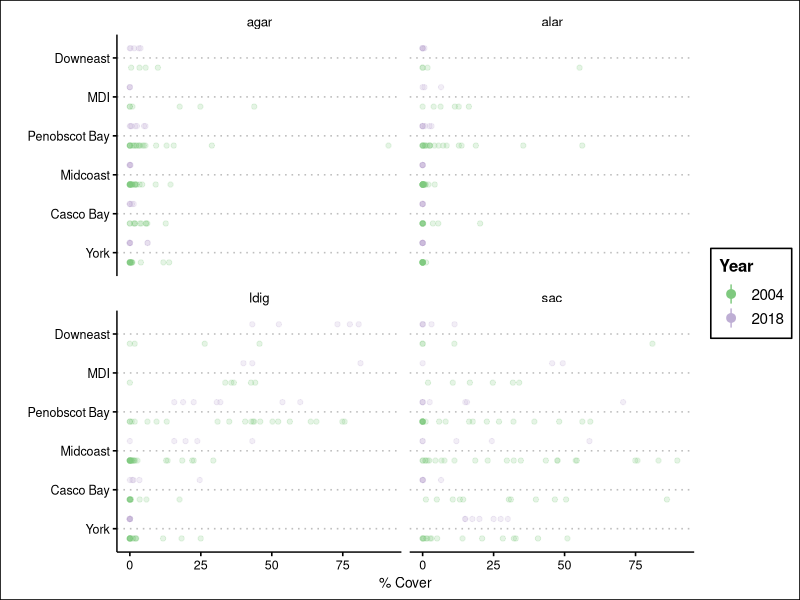
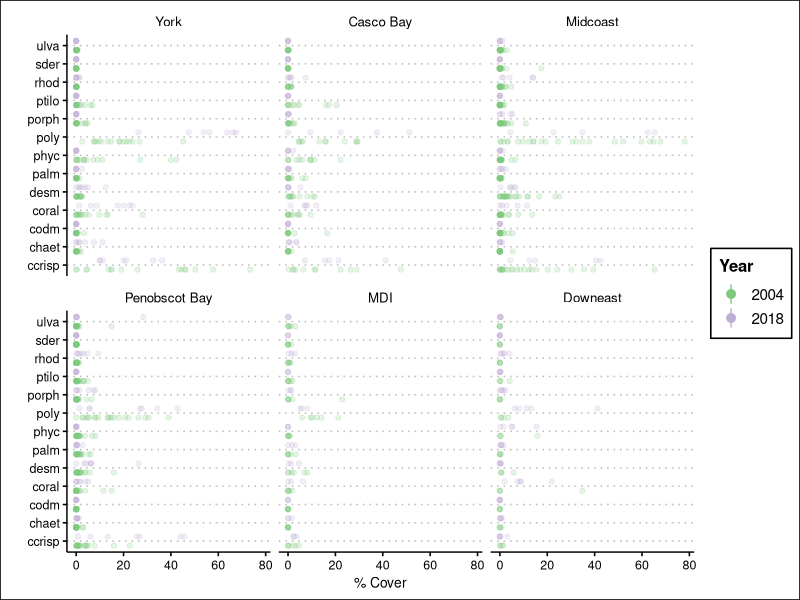
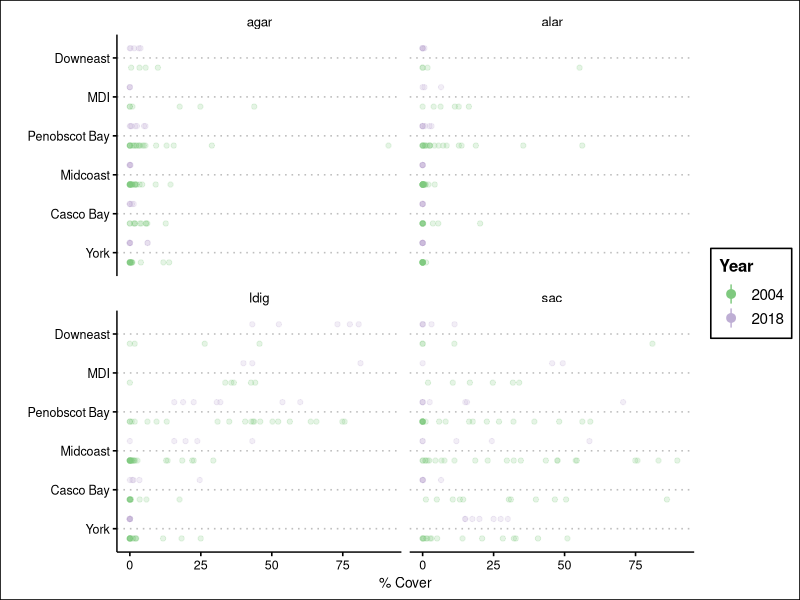
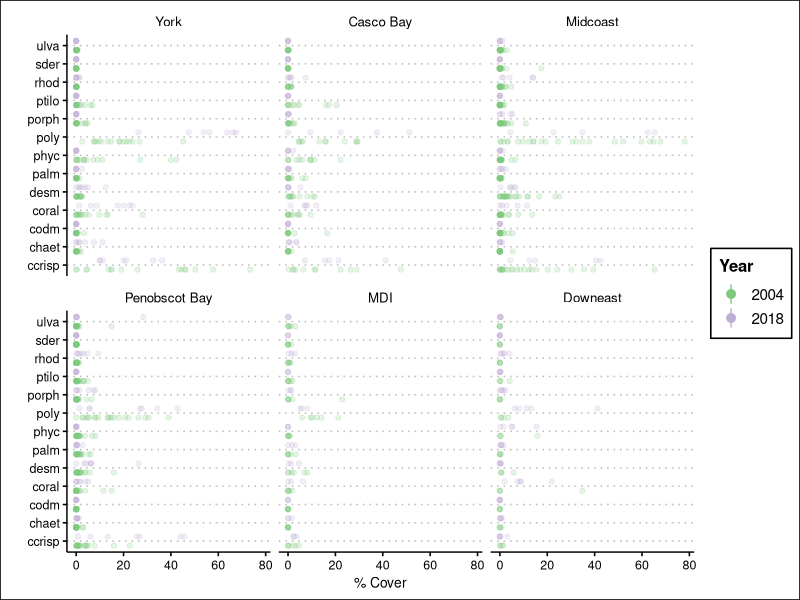

The R script that drew these images, in order:
#' -------------------------------------------
#' Plot compositional data
#' 
#' -------------------------------------------

#--- load libraries and get environment setup
setwd(here::here()) 
library(tidyverse)

comp_data <- read_csv("derived_data/compositional_change_data.csv") %>%
    mutate( region = factor(region,
                            levels = rev(c("Downeast", "MDI", "Penobscot Bay",
                                       "Midcoast", "Casco Bay", "York"))))

ggplot(comp_data %>% filter(type == "kelp"), 
       aes(x = region, y = cover, color = factor(year))) +
    geom_point(alpha = 0.2, position = position_dodge(width = 1)) +
    stat_summary(alpha = 1, position = position_dodge(width = 1),
                 fun.data = mean_cl_boot) +
    coord_flip() +
    facet_wrap(vars(sp_code)) +
    labs(color = "Year",
         y = "% Cover",
         x = "") +
    ggthemes::theme_clean() +
    scale_color_brewer(palette = "Accent")
ggsave("figures/kelp_composition_2004_2018.jpg", dpi = 600)





ggplot(comp_data %>% filter(type != "kelp"), 
       aes(x = sp_code, y = cover, color = factor(year))) +
    geom_point(alpha = 0.2, position = position_dodge(width = 1)) +
    stat_summary(alpha = 1, position = position_dodge(width = 1),
                 fun.data = mean_cl_boot) +
    coord_flip() +
    facet_wrap(vars(region)) +
    labs(color = "Year",
         y = "% Cover",
         x = "") +
    ggthemes::theme_clean() +
    scale_color_brewer(palette = "Accent")

ggsave("figures/kelp_understory_2004_2018.jpg", dpi = 600)

